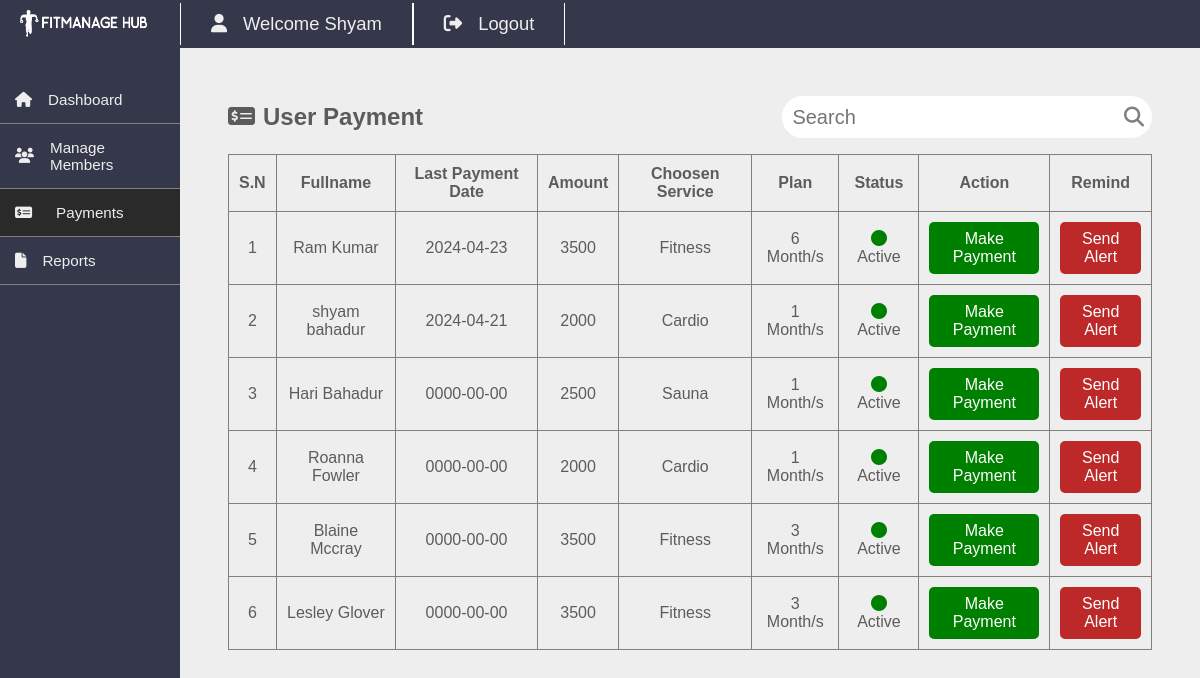
The page /staffs/payment.php (signed in) on the database its author committed.
### tables this page shows
CREATE TABLE `members` (
  `id` int(11) NOT NULL,
  `fullname` varchar(20) NOT NULL,
  `username` varchar(20) NOT NULL,
  `password` varchar(100) NOT NULL,
  `gender` varchar(20) NOT NULL,
  `dor` date NOT NULL,
  `services_id` int(11) NOT NULL,
  `plan` varchar(100) NOT NULL,
  `address` varchar(20) NOT NULL,
  `contact` varchar(10) NOT NULL,
  `status` varchar(20) NOT NULL DEFAULT 'Active',
  `reminder` int(11) NOT NULL DEFAULT 0,
  `pay_date` date NOT NULL,
  `plan_link` varchar(255) NOT NULL
);

CREATE TABLE `services` (
  `id` int(11) NOT NULL,
  `service_name` varchar(100) NOT NULL,
  `cost` int(11) NOT NULL
);

### staffs/payment.php (the view, shortened to what this page needs)
<?php
include '../dbcon.php';
$sql="SELECT members.*, services.service_name , services.cost
    FROM members
    LEFT JOIN services on members.services_id=services.id";
$res=mysqli_query($conn,$sql);
$sn=1;
?>
<!DOCTYPE html>
<html lang="en">
<head>
    <link rel="stylesheet" href="css/payment.css">
</head>
<body>
    <?php include "includes/template.php"?>
    <div class="content">
        <div class="heading">
        <h2><i class="fa-solid fa-money-check-dollar"></i>User Payment</h2>
        <form action="payment.php" method="post" id="searchForm">
                <input type="text" id="searchField" placeholder="Search" name="search"
                    value="<?php echo isset($_POST['search']) ? htmlspecialchars($_POST['search']) : ''; ?>"
                    oninput="submitForm()">
                <button type="submit"><i class="fa-solid fa-search"></i></button>
            </form>
        </div>
        <div class="pay-table">
            <table>
                <thead>
                <tr>
                    <th>S.N</th>
                    <th>Fullname</th>
                    <th>Last Payment Date</th>
                    <th>Amount</th>
                    <th>Choosen Service</th>
                    <th>Plan</th>
                    <th>Status</th>
                    <th>Action</th>
                    <th>Remind</th>
                </tr>
                </thead>
                <tbody>
                    <?php while($user=mysqli_fetch_assoc($res)) { ?>
                    <tr>
                        <td><?=$sn++?></td>
                        <td><?=$user['fullname']?></td>
                        <td><?=$user['pay_date']?></td>
                        <td><?=$user['cost']?></td>
                        <td><?=$user['service_name']?></td>
                        <td><?=$user['plan']?> Month/s</td>
                        <td><?php if( $user['status'] == 'Active' || $user['status']=='active' ){ echo '<i class="fas fa-circle" style="color:green;"></i> Active';} else { echo '<i class="fas fa-circle" style="color:red;"></i> Expired';}?></td>
                        <td>
                            <a href="user-payment.php?id=<?php echo $user['id']?>"><button class="pay">Make Payment</button></a>
                        </td>
                        <td>
                            <a href="sendReminder.php?id=<?php echo $user['id']?>"><button class="alert">Send Alert</button></a>
                        </td>
                    </tr>
                    <?php } ?>
                </tbody>
            </table>
        </div>
    </div>
<?php include "includes/footer.php" ?>

### staffs/css/payment.css (style rules this page uses)
.fa-money-check-dollar { margin-right: 0.5rem; }
table,th,td { color: rgb(92,92,92); border: 1px solid grey; text-align: center; padding: 10px; }
table { border-collapse: collapse; width: 100%; margin-top: 1rem; }
button { padding:0.5rem; font-size: 1rem; border: none; border-radius: 5px; color: white; }
.pay { background-color: green; }
.alert { background-color: rgb(189, 41, 41); }

### staffs/css/template.css (style rules this page uses)
* { margin: 0; padding: 0; font-family: "Poppins", sans-serif; }
body { background-color: #eeeeee; }
.content { margin: 3rem; color: rgb(91,91,91); }
.heading { width: 100%; display: flex; align-items: center; justify-content: space-between; }
#searchForm { width: 40%; display: flex; align-items: center; background-color: white; border-radius: 30px; }
#searchField { width: 90%; height: 2rem; border: 0; outline: 0; padding: 5px; padding-left: 10px; border-radius: 30px; font-size: 1.25rem; }
#searchForm button { width: 10%; font-size: 1.25rem; color: grey; background: none; border: none; outline: none; }

### rows shown on the page
members: fullname "Ram Kumar", pay_date "2024-04-23", services.cost "3500", services.service_name "Fitness", plan "6", status "Active"
members: fullname "shyam bahadur", pay_date "2024-04-21", services.cost "2000", services.service_name "Cardio", plan "1", status "Active"
members: fullname "Hari Bahadur", pay_date "0000-00-00", services.cost "2500", services.service_name "Sauna", plan "1", status "Active"
members: fullname "Roanna Fowler", pay_date "0000-00-00", services.cost "2000", services.service_name "Cardio", plan "1", status "Active"
members: fullname "Blaine Mccray", pay_date "0000-00-00", services.cost "3500", services.service_name "Fitness", plan "3", status "Active"
members: fullname "Lesley Glover", pay_date "0000-00-00", services.cost "3500", services.service_name "Fitness", plan "3", status "Active"

### other values the page prints
$_SESSION['user'] "Shyam"
